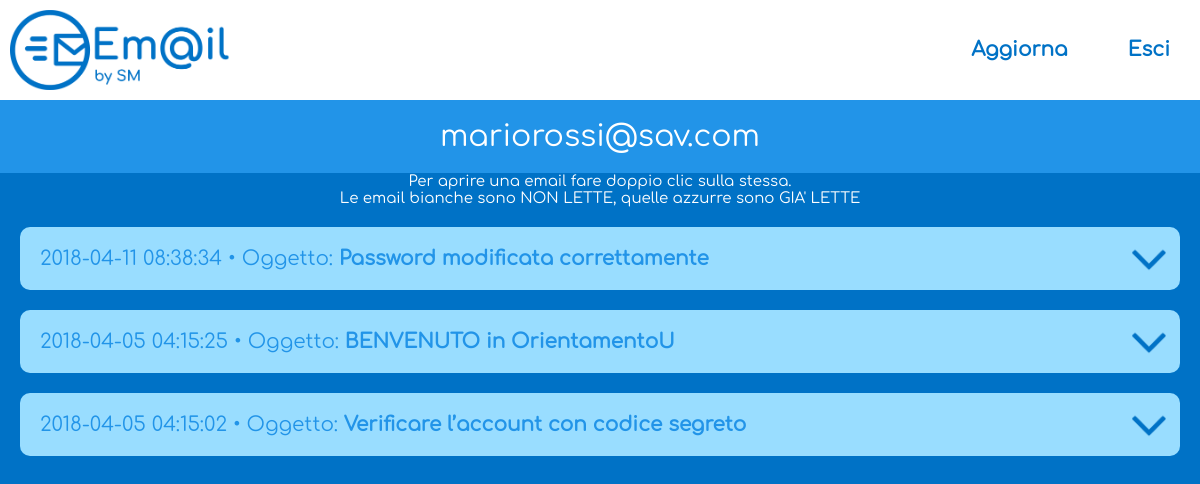
Page /email/index.php?email=mariorossi@sav.com on the committed database.
### tables this page shows
CREATE TABLE `mail` (
  `id` int(11) NOT NULL,
  `email` varchar(100) NOT NULL,
  `email_da` varchar(100) NOT NULL,
  `data` datetime NOT NULL,
  `oggetto` varchar(100) NOT NULL,
  `messaggio` mediumtext NOT NULL,
  `letta` varchar(2) NOT NULL DEFAULT 'no'
);

### email/index.php (the view, shortened to what this page needs)
<html>
    <head>
        <?php include_once($_SERVER ['DOCUMENT_ROOT']."/OrientamentoU/email/header.php"); ?>
    </head>
    <body>
        <div id="body">
            <?php
            $accesso=false;
            $errore=false;
            if(isset($_GET["email"]))
            {
                $c=new mysqli("localhost","root","","orientamento");
                $c->set_charset("utf8");
                $sql="SELECT * FROM utenti WHERE email='".$_GET["email"]."'";
                $r=$c->query($sql);
                if($r->num_rows>0)
                {
                    $accesso=true;
                }else $errore=true;
            }
            if(!$accesso)
            {
            ?>
                <div id="login">
                    <form method="get" action="">
                        <?php if($errore) echo "<font class='errore'>Errore: Email non corretta!</font><br><br>"; ?>
                        <input type="email" class="txtbox" placeholder="Email" name="email" required />
                        <br/>
                        <br/>
                        <input type="submit" class="bttbox" value="Accedi" />
                    </form>
                </div>
            <?php
            }
            else
            {
            ?>
                <div id="logged"><?php echo $_GET["email"]; ?></div>
                <center><small>Per aprire una email fare doppio clic sulla stessa.<br>Le email bianche sono NON LETTE, quelle azzurre sono GIA' LETTE</small></center>
                <?php
                    $c=new mysqli("localhost","root","","orientamento");
                    $c->set_charset("utf8");
                    $sql="SELECT * FROM mail WHERE email='".$_GET["email"]."' ORDER BY data DESC";
                    $r=$c->query($sql);
                    if($r->num_rows>0)
                    {
                        $cont=0;
                        while($riga=$r->fetch_assoc())
                        {
                            ?>
                            <div class="messaggio" <?php if($riga["letta"]=="si"){ echo "id='letto'"; } ?> ondblclick="espandi('<?php echo $cont; ?>');lettura_mail('<?php echo $riga["id"]."','".$cont; ?>');">
                                <?php echo $riga["data"]." • Oggetto: <b>".$riga["oggetto"]."</b>"; ?>
                            </div>
                            <?php
                            $cont++;
                        }
                    }else{ echo "Non è disponibile alcuna mail!"; }
                ?>
            <?php
            }
            ?>
        </div>
        <?php include_once($_SERVER ['DOCUMENT_ROOT']."/OrientamentoU/email/menu.php"); ?>
    </body>
</html>

### email/style.css (style rules this page uses)
body { background-color:#0072C6; color:white; font-size:18px; font-family:Comformaa,sans-serif; }
#body { margin-top:100px; background-color:transparent; margin-left:-8px; margin-right:-8px; font-family:inherit; }
#logged { width:100%; text-align:center; font:inherit; font-size:30px; color:white; background-color:#2294E8; padding-top:20px; padding-bottom:20px; }
.messaggio { width:auto; margin:20px; cursor:pointer; background-color:white; color:#2294E8; border-radius:10px; font:inherit; font-size:20px; padding:20px; padding-right:60px; background-repeat:no-repeat; background-size:60px 60px; background-position:right center; background-image:url("./img/espandi.png"); transition:0.5s; }
#letto { background-color:#99DDFF; }

### rows in the picture
mail: data "2018-04-11 08:38:34", oggetto "Password modificata correttamente"
mail: data "2018-04-05 04:15:25", oggetto "BENVENUTO in OrientamentoU"
mail: data "2018-04-05 04:15:02", oggetto "Verificare l’account con codice segreto"

### other values in the picture
$_GET["email"] "mariorossi@sav.com"
